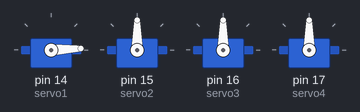
Bench run of a sketch on a simulated Arduino Uno, built with avr-gcc and run on an emulated ATmega328P. Parts: 4 × servo.

Above: at 0.05 s.
At 1.75 s:
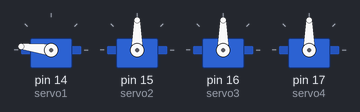
At 3.45 s:
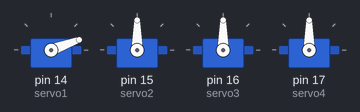
At 7.3 s:
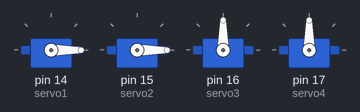
At 10.9 s:
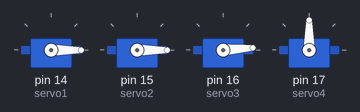
At 14.55 s:
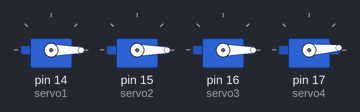
Timing chart, 0 to 19.0 s (numbered marks = the images above):
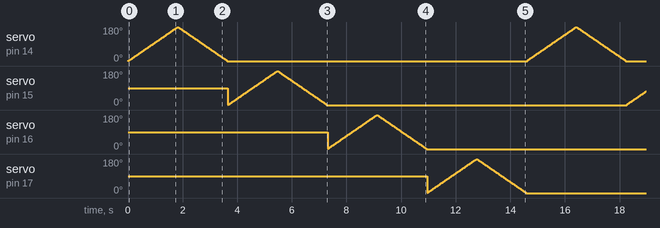

The sketch:

de-arm-playground2.ino
```cpp
#include <Servo.h>

Servo servo1;  // create servo object to control a servo
Servo servo2;
Servo servo3;
Servo servo4;
// twelve servo objects can be created on most boards

int pos1 = 0;    // variable to store the servo position
int pos2 = 0;
int pos3 = 0;
int pos4 = 0;

void setup() {
  servo1.attach(14);  // attaches the servo on pin 9 to the servo object
  servo2.attach(15);
  servo3.attach(16);
  servo4.attach(17);
  Serial.begin(9600);
}

void loop() {
  //servo1 sweep
  for (pos1 = 0; pos1 <= 180; pos1 += 1) { // goes from 0 degrees to 180 degrees
    // in steps of 1 degree
    servo1.write(pos1);              // tell servo to go to position in variable 'pos'
    delay(10);                       // waits 15ms for the servo to reach the position
  }
  for (pos1 = 180; pos1 >= 0; pos1 -= 1) { // goes from 180 degrees to 0 degrees
    servo1.write(pos1);              // tell servo to go to position in variable 'pos'
    delay(10);                       // waits 15ms for the servo to reach the position
  }
  //servo2 sweep
  for (pos2 = 0; pos2 <= 180; pos2 += 1) { // goes from 0 degrees to 180 degrees
    // in steps of 1 degree
    servo2.write(pos2);              // tell servo to go to position in variable 'pos'
    delay(10);                       // waits 15ms for the servo to reach the position
  }
  for (pos2 = 180; pos2 >= 0; pos2 -= 1) { // goes from 180 degrees to 0 degrees
    servo2.write(pos2);              // tell servo to go to position in variable 'pos'
    delay(10);                       // waits 15ms for the servo to reach the position
  }
  //servo3 sweep
  for (pos3 = 0; pos3 <= 180; pos3 += 1) { // goes from 0 degrees to 180 degrees
    // in steps of 1 degree
    servo3.write(pos3);              // tell servo to go to position in variable 'pos'
    delay(10);                       // waits 15ms for the servo to reach the position
  }
  for (pos3 = 180; pos3 >= 0; pos3 -= 1) { // goes from 180 degrees to 0 degrees
    servo3.write(pos3);              // tell servo to go to position in variable 'pos'
    delay(10);                       // waits 15ms for the servo to reach the position
  }
  //servo4 sweep
  for (pos4 = 0; pos4 <= 180; pos4 += 1) { // goes from 0 degrees to 180 degrees
    // in steps of 1 degree
    servo4.write(pos4);              // tell servo to go to position in variable 'pos'
    delay(10);                       // waits 15ms for the servo to reach the position
  }
  for (pos4 = 180; pos4 >= 0; pos4 -= 1) { // goes from 180 degrees to 0 degrees
    servo4.write(pos4);              // tell servo to go to position in variable 'pos'
    delay(10);                       // waits 15ms for the servo to reach the position
  }
}
```
